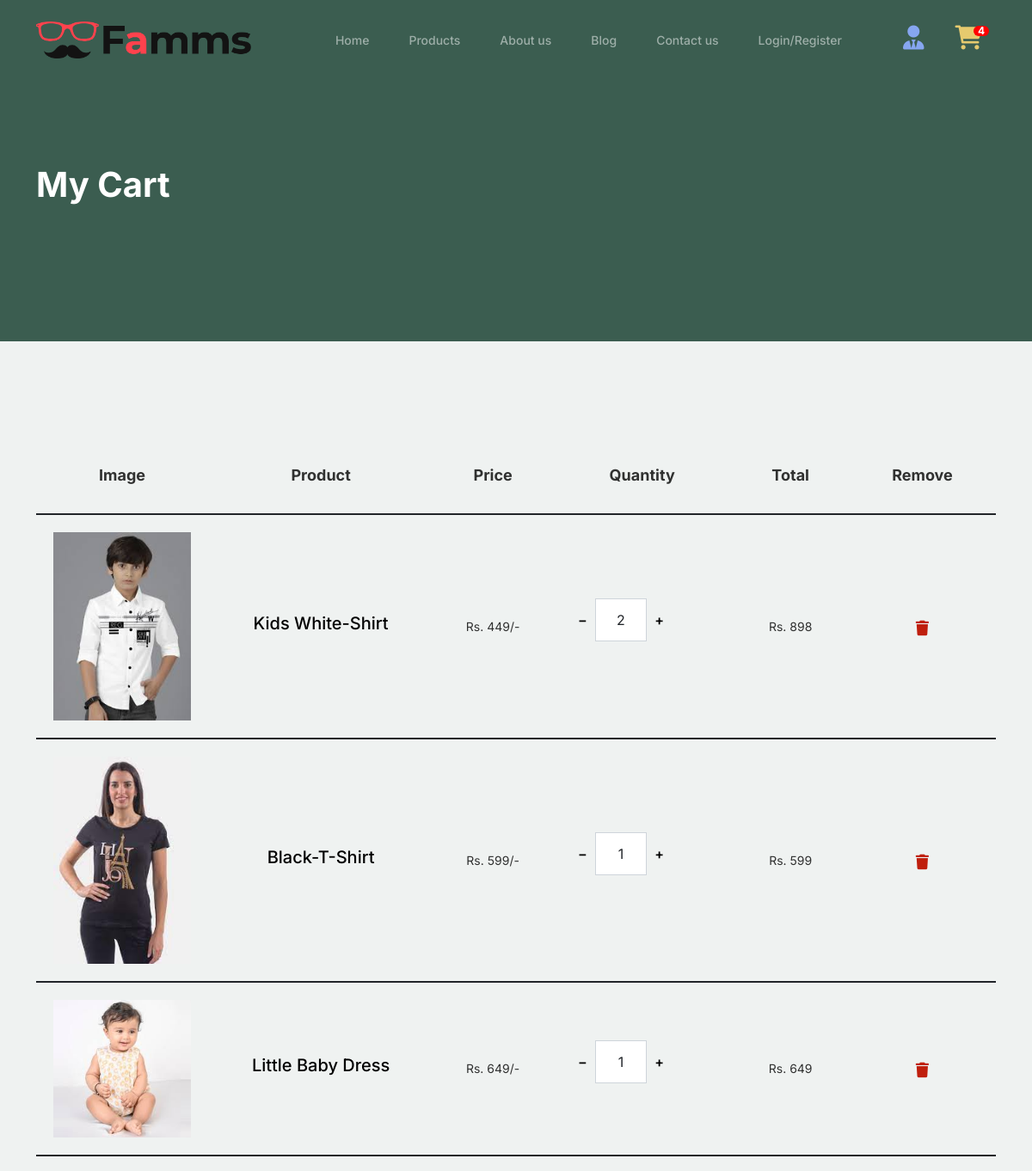
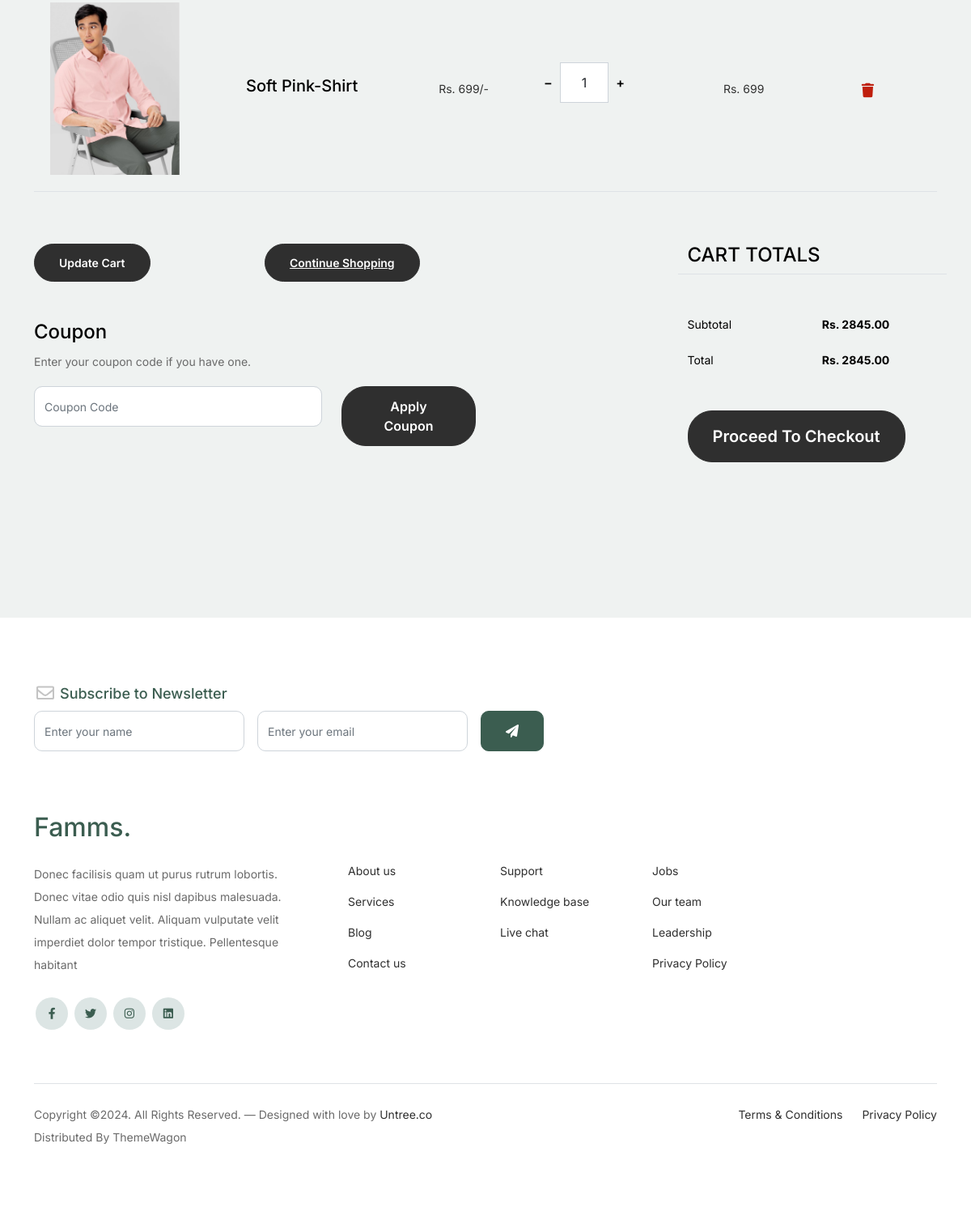
Screenshot of /cart.php (signed in) with the database file from the repository (2 pictures, top to bottom).
### tables this page shows
CREATE TABLE `cart` (
  `cartid` int(11) NOT NULL,
  `pid` int(11) NOT NULL,
  `email` varchar(50) NOT NULL,
  `qnt` int(11) NOT NULL
);

CREATE TABLE `upload_pro` (
  `productid` int(11) NOT NULL,
  `type` varchar(50) NOT NULL,
  `name` varchar(50) NOT NULL,
  `price` double NOT NULL,
  `stock` varchar(50) NOT NULL,
  `image` varchar(50) NOT NULL
);

### allMethods.php (called while the page is built, shortened)
<?php
    function dbConnect()
    {
        $hostName = "localhost";
        $userName = "root";
        $userPassword = "";
        $dbName = "famms";
        $conn = mysqli_connect($hostName, $userName, $userPassword, $dbName);
        return $conn;
    }
    function viewAllCartDetails($email) {
        $conn = dbConnect();
        $sql = "select * from cart where email='$email'";
        $res = mysqli_query($conn, $sql);
        return $res;
    }
    function getDataByProductId($pid)
    {
        $conn = dbConnect();
        $sql = "select * from upload_pro where productid='$pid'";
        $response = mysqli_query($conn, $sql);
        return $response;
    }
?>

### cart.php (the view, shortened to what this page needs)
<?Php
   include('allMethods.php');
?>
<!doctype html>
<html lang="en">
<head>
      <link href="css/font-awesome.min.css" rel="stylesheet" />
		<link href="furni/css/bootstrap.min.css" rel="stylesheet">
		<link href="https://cdnjs.cloudflare.com/ajax/libs/font-awesome/6.0.0-beta3/css/all.min.css" rel="stylesheet">
		<link href="furni/css/tiny-slider.css" rel="stylesheet">
		<link href="furni/css/style.css" rel="stylesheet">
	</head>
	<body>
         <?php
            include('navBar.php');
         ?>
			<div class="hero">
				<div class="container">
					<div class="row justify-content-between">
						<div class="col-lg-5">
							<div class="intro-excerpt">
								<h1>My Cart</h1>
							</div>
						</div>
						<div class="col-lg-5">
						</div>
					</div>
				</div>
			</div>
		<div class="untree_co-section before-footer-section">
            <div class="container">
              <div class="row mb-5">
                <form class="col-md-12" method="post">
                  <div class="site-blocks-table">
                    <table class="table">
                      <thead>
                        <tr>
                          <th class="product-thumbnail">Image</th>
                          <th class="product-name">Product</th>
                          <th class="product-price">Price</th>
                          <th class="product-quantity">Quantity</th>
                          <th class="product-total">Total</th>
                          <th class="product-remove">Remove</th>
                        </tr>
                      </thead>
                      <?php
                          $email = $_SESSION['email'];
                          $res = viewAllCartDetails($email);
                          $records = mysqli_num_rows($res);
                          $total_amount = 0;
                          if($records > 0) {
                           while($data = mysqli_fetch_assoc($res)) {
                               $pid = $data['pid'];
                               $qnt = $data['qnt'];
                               $cartid = $data['cartid'];
                               $res1 = getDataByProductId($pid);
                               $data1 = mysqli_fetch_assoc($res1);
                               $image = $data1["image"];
                               $name = $data1["name"];
                               $price = $data1["price"];
                               $amount = $data1["price"] * $qnt;
                               $total_amount += $amount;
                               echo '
                               <tbody>
                                      <tr>
                                        <td class="product-thumbnail">
                                          <img src="'.$image.'" alt="Image" class="img-fluid">
                                        </td>
                                        <td class="product-name">
                                          <h2 class="h5 text-black">'.$name.'</h2>
                                        </td>
                                        <td>Rs. '.$price.'/-</td>
                                        <td>
                                          <div class="input-group mb-3 d-flex align-items-center quantity-container" style="max-width: 120px;">
                                            <div class="input-group-prepend">
                                              <a href="decreaseCartItem.php?cartid='.$cartid.' &qnt='.$qnt.'" class="btn btn-outline-black decrease" type="button">&minus;</a>
                                            </div>
                                            <input type="text" class="form-control text-center quantity-amount" value="'.$qnt.'" placeholder="" aria-label="Example text with button addon" aria-describedby="button-addon1">
                                            <div class="input-group-append">
                                              <a href="increaseCartItem.php?cartid='.$cartid.'" class="btn btn-outline-black increase" type="button">&plus;</a>
                                            </div>
                                          </div>
                                        </td>
                                        <td>Rs. '.$amount.'</td>
                                        <td><a href="deleteCartItem.php?cartid='.$cartid.'" class="btn btn-black btn-sm"><i class="fa-solid fa-trash fa-fade fa-lg" style="color: #bf1f0d;"></i></a></td>
                                      </tr>
                                </tbody>
                               ';
                           }
                          }
                          else {
                           echo "<h2>There Are No Products In Your Cart..., First Get A Job Done Add To Cart!</h2>";
                          }
                       ?>
                    </table>
                  </div>
                </form>
              </div>
              <div class="row">
                <div class="col-md-6">
                  <div class="row mb-5">
                    <div class="col-md-6 mb-3 mb-md-0">
                      <button class="btn btn-black btn-sm btn-block">Update Cart</button>
                    </div>
                    <div class="col-md-6">
                      <button class="btn btn-outline-black btn-sm btn-block"><a href="index.php" style="color:white">Continue Shopping</a></button>
                    </div>
                  </div>
                  <div class="row">
                    <div class="col-md-12">
                      <label class="text-black h4" for="coupon">Coupon</label>
                      <p>Enter your coupon code if you have one.</p>
                    </div>
                    <div class="col-md-8 mb-3 mb-md-0">
                      <input type="text" class="form-control py-3" id="coupon" placeholder="Coupon Code">
                    </div>
                    <div class="col-md-4">
                      <button class="btn btn-black">Apply Coupon</button>
                    </div>
                  </div>
                </div>
                <div class="col-md-6 pl-5">
                  <div class="row justify-content-end">
                    <div class="col-md-7">
                      <div class="row">
                        <div class="col-md-12 text-right border-bottom mb-5">
                          <h3 class="text-black h4 text-uppercase">Cart Totals</h3>
                        </div>
                      </div>
                      <div class="row mb-3">
                        <div class="col-md-6">
                          <span class="text-black">Subtotal</span>
                        </div>
                        <div class="col-md-6 text-right">
                          <strong class="text-black">Rs. <?php echo $total_amount;?>.00</strong>
                        </div>
                      </div>
                      <div class="row mb-5">
                        <div class="col-md-6">
                          <span class="text-black">Total</span>
                        </div>
                        <div class="col-md-6 text-right">
                          <strong class="text-black">Rs. <?php echo $total_amount;?>.00</strong>
                        </div>
                      </div>
                      <div class="row">
                        <div class="col-md-12">
                          <button class="btn btn-black btn-lg py-3 btn-block" onclick="window.location='checkout.php?flag=1'">Proceed To Checkout</button>
                        </div>
                      </div>
                    </div>
                  </div>
                </div>
              </div>
            </div>
          </div>
		<footer class="footer-section">
			<div class="container relative">
				<div class="row">
					<div class="col-lg-8">
						<div class="subscription-form">
							<h3 class="d-flex align-items-center"><span class="me-1"><img src="furni/images/envelope-outline.svg" alt="Image" class="img-fluid"></span><span>Subscribe to Newsletter</span></h3>
							<form action="#" class="row g-3">
								<div class="col-auto">
									<input type="text" class="form-control" placeholder="Enter your name">
								</div>
								<div class="col-auto">
									<input type="email" class="form-control" placeholder="Enter your email">
								</div>
								<div class="col-auto">
									<button class="btn btn-primary">
										<span class="fa fa-paper-plane"></span>
									</button>
								</div>
							</form>
						</div>
					</div>
				</div>
				<div class="row g-5 mb-5">
					<div class="col-lg-4">
						<div class="mb-4 footer-logo-wrap"><a href="#" class="footer-logo">Famms<span>.</span></a></div>
						<p class="mb-4">Donec facilisis quam ut purus rutrum lobortis. Donec vitae odio quis nisl dapibus malesuada. Nullam ac aliquet velit. Aliquam vulputate velit imperdiet dolor tempor tristique. Pellentesque habitant</p>
						<ul class="list-unstyled custom-social">
							<li><a href="#"><span class="fa fa-brands fa-facebook-f"></span></a></li>
							<li><a href="#"><span class="fa fa-brands fa-twitter"></span></a></li>
							<li><a href="#"><span class="fa fa-brands fa-instagram"></span></a></li>
							<li><a href="#"><span class="fa fa-brands fa-linkedin"></span></a></li>
						</ul>
					</div>
					<div class="col-lg-8">
						<div class="row links-wrap">
							<div class="col-6 col-sm-6 col-md-3">
								<ul class="list-unstyled">
									<li><a href="#">About us</a></li>
									<li><a href="#">Services</a></li>
									<li><a href="#">Blog</a></li>
									<li><a href="#">Contact us</a></li>
								</ul>
							</div>
							<div class="col-6 col-sm-6 col-md-3">
								<ul class="list-unstyled">
									<li><a href="#">Support</a></li>
									<li><a href="#">Knowledge base</a></li>
									<li><a href="#">Live chat</a></li>
								</ul>
							</div>
							<div class="col-6 col-sm-6 col-md-3">
								<ul class="list-unstyled">
									<li><a href="#">Jobs</a></li>
									<li><a href="#">Our team</a></li>
									<li><a href="#">Leadership</a></li>
									<li><a href="#">Privacy Policy</a></li>
								</ul>
							</div>
						</div>
					</div>
				</div>
				<div class="border-top copyright">
					<div class="row pt-4">
						<div class="col-lg-6">
							<p class="mb-2 text-center text-lg-start">Copyright &copy;. All Rights Reserved. &mdash; Designed with love by <a href="https://untree.co">Untree.co</a> Distributed By <a hreff="https://themewagon.com">ThemeWagon</a>
            </p>
						</div>
						<div class="col-lg-6 text-center text-lg-end">
							<ul class="list-unstyled d-inline-flex ms-auto">
								<li class="me-4"><a href="#">Terms &amp; Conditions</a></li>
								<li><a href="#">Privacy Policy</a></li>
							</ul>
						</div>
					</div>
				</div>
			</div>
		</footer>
	</body>
</html>

### furni/css/style.css (style rules this page uses)
body { overflow-x: hidden; position: relative; }
body { font-family: "Inter", sans-serif; font-weight: 400; line-height: 28px; color: #6a6a6a; font-size: 14px; background-color: #eff2f1; }
a { text-decoration: none; -webkit-transition: .3s all ease; -o-transition: .3s all ease; transition: .3s all ease; color: #2f2f2f; text-decoration: underline; }
.hero { background: #3b5d50; padding: calc(4rem - 30px) 0 0rem 0; }
@media (min-width: 768px) { .hero { padding: calc(4rem - 30px) 0 4rem 0; } }
@media (min-width: 992px) { .hero { padding: calc(8rem - 30px) 0 8rem 0; } }
.hero .intro-excerpt { position: relative; z-index: 4; }
@media (min-width: 992px) { .hero .intro-excerpt { max-width: 450px; } }
.hero h1 { font-weight: 700; color: #ffffff; margin-bottom: 30px; }
.btn { font-weight: 600; padding: 12px 30px; border-radius: 30px; color: #ffffff; background: #2f2f2f; border-color: #2f2f2f; }
.btn.btn-primary { background: #3b5d50; border-color: #3b5d50; }
.before-footer-section { padding: 7rem 0 12rem 0 !important; }
.footer-section { padding: 80px 0; background: #ffffff; }
.footer-section .relative { position: relative; }
.footer-section a { text-decoration: none; color: #2f2f2f; -webkit-transition: .3s all ease; -o-transition: .3s all ease; transition: .3s all ease; }
.footer-section .subscription-form { margin-bottom: 40px; position: relative; z-index: 2; margin-top: 100px; }
@media (min-width: 992px) { .footer-section .subscription-form { margin-top: 0px; margin-bottom: 80px; } }
.footer-section .subscription-form h3 { font-size: 18px; font-weight: 500; color: #3b5d50; }
.footer-section .subscription-form .form-control { height: 50px; border-radius: 10px; font-family: "Inter", sans-serif; }
.footer-section .subscription-form .btn { border-radius: 10px !important; }
.footer-section .links-wrap { margin-top: 0px; }
@media (min-width: 992px) { .footer-section .links-wrap { margin-top: 54px; } }
.footer-section .links-wrap ul li { margin-bottom: 10px; }
.footer-section .footer-logo-wrap .footer-logo { font-size: 32px; font-weight: 500; text-decoration: none; color: #3b5d50; }
.footer-section .custom-social li { margin: 2px; display: inline-block; }
.footer-section .custom-social li a { width: 40px; height: 40px; text-align: center; line-height: 40px; display: inline-block; background: #dce5e4; color: #3b5d50; border-radius: 50%; }
.footer-section .border-top { border-color: #dce5e4; }
.footer-section .border-top.copyright { font-size: 14px !important; }
.untree_co-section { padding: 7rem 0; }
.form-control { height: 50px; border-radius: 10px; font-family: "Inter", sans-serif; }
.site-blocks-table { overflow: auto; }
.site-blocks-table .product-thumbnail { width: 200px; }
.site-blocks-table .btn { padding: 2px 10px; }
.site-blocks-table thead th { padding: 30px; text-align: center; border-width: 0px !important; vertical-align: middle; color: rgba(0, 0, 0, 0.8); font-size: 18px; }
.site-blocks-table td { padding: 20px; text-align: center; vertical-align: middle; color: rgba(0, 0, 0, 0.8); }
.site-blocks-table tbody tr:first-child td { border-top: 1px solid #3b5d50 !important; }
.site-blocks-table .btn { background: none !important; color: #000000; border: none; height: auto !important; }

### rows the page displays
cart: upload_pro.image (picture), upload_pro.name "Kids White-Shirt", upload_pro.price "449", qnt "2", qnt.price "898"
cart: upload_pro.image (picture), upload_pro.name "Black-T-Shirt", upload_pro.price "599", qnt "1"
cart: upload_pro.image (picture), upload_pro.name "Little Baby Dress", upload_pro.price "649", qnt "1"
cart: upload_pro.image (picture), upload_pro.name "Soft Pink-Shirt", upload_pro.price "699", qnt "1"

### other values shown
$items "4"
$total_amount "2845"
